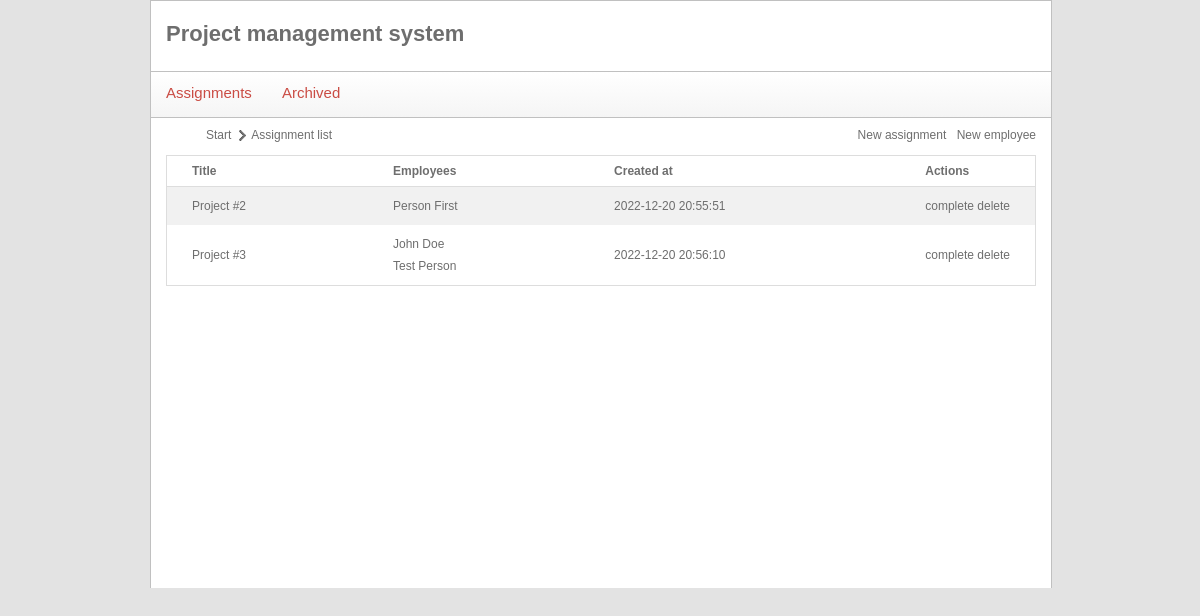
Screenshot of /index.php?module=assignment&action=list with the database file from the repository.
### tables this page shows
CREATE TABLE `assignments` (
  `id` int(11) NOT NULL,
  `is_complete` tinyint(1) NOT NULL DEFAULT 0,
  `title` varchar(255) DEFAULT NULL,
  `created_at` datetime NOT NULL DEFAULT current_timestamp(),
  `completed_at` datetime DEFAULT NULL
);

CREATE TABLE `employees` (
  `id` int(11) NOT NULL,
  `first_name` varchar(100) NOT NULL,
  `last_name` varchar(100) NOT NULL
);

### index.php (called while the page is built, shortened)
<?php
include 'utils/mysql.class.php';
$module = '';
if (isset($_GET['module'])) {
    $module = mysql::escape($_GET['module']);
}
$action = '';
if (isset($_GET['action'])) {
    $action = mysql::escape($_GET['action']);
}
$actionFile = "";
if (!empty($module) && !empty($action)) {
    $actionFile = "controllers/{$module}/{$module}_{$action}.php";
}
include 'views/main.php';

### utils/mysql.class.php (called while the page is built, shortened)
<?php
class mysql
{
    protected static $connection;
    public static function connect()
    {
        if (!isset(self::$connection)) {
            self::$connection = new mysqli(config::DB_SERVER, config::DB_USERNAME, config::DB_PASSWORD, config::DB_NAME);
        }
        return self::$connection;
    }
    public static function query($query)
    {
        $connection = mysql::connect();
        $result = $connection->query($query);
        return $result;
    }
    public static function select($query)
    {
        $rows = array();
        $result = mysql::query($query);
        while ($row = $result->fetch_assoc()) {
            $rows[] = $row;
        }
        return $rows;
    }
    public static function escape($field)
    {
        $connection = mysql::connect();
        return mysqli_real_escape_string($connection, $field);
    }
}

### controllers/assignment/assignment_list.php (called while the page is built)
<?php
include 'models/assignment.class.php';
include 'models/employee.class.php';
$assignmentsObj = new assignment();
$employeesObj = new employee();
$elementCount = $assignmentsObj->getAssignmentListCount();
include 'utils/paging.class.php';
$paging = new paging(config::NUMBER_OF_ROWS_IN_PAGE);
$paging->process($elementCount, $pageId);
$data = $assignmentsObj->getAssignmentList($paging->size, $paging->first);
include 'views/assignment/assignment_list.php';
?>

### utils/paging.class.php (called while the page is built, shortened)
<?php
class paging
{
    public $size;
    public function __construct($rowsPerPage)
    {
        $this->size = $rowsPerPage;
    }
    public function process($total, $currentPage)
    {
        $this->first = ($currentPage - 1) * $this->size;
    }
}
?>

### models/assignment.class.php (called while the page is built, shortened)
<?php
class assignment
{
    private $assignment_table = '';
    public function __construct()
    {
        $this->assignment_table = 'assignments';
    }
    public function getAssignmentList($limit = null, $offset = null)
    {
        $limitOffsetString = "";
        if (isset($limit)) {
            $limitOffsetString .= " LIMIT {$limit}";
            if (isset($offset)) {
                $limitOffsetString .= " OFFSET {$offset}";
            }
        }
        $query = "  SELECT *
					FROM `{$this->assignment_table}`
					WHERE `is_complete`='0'"
                    .$limitOffsetString;
        return mysql::select($query);
    }
}

### models/employee.class.php (called while the page is built, shortened)
<?php
class employee
{
    public function getEmployeeListByAssignment($id)
    {
        $query = "  SELECT `e`.`id`,
						   `e`.`first_name`,
         				   `e`.`last_name`
                        FROM `employees` `e`
                        INNER JOIN `assignments_employees` `ae` ON `e`.`id` = `ae`.`employee_id`
                        INNER JOIN `assignments` `a` ON `ae`.`assignment_id` = `a`.`id`
						WHERE `a`.`id`='{$id}' ";
        return mysql::select($query);
    }
}

### views/assignment/assignment_list.php (the view, shortened to what this page needs)
<ul id="pagePath">
    <li><a href="index.php">Start</a></li>
    <li>Assignment list</li>
</ul>
<div id="actions">
    <a href='index.php?module=<?php echo $module; ?>&action=create'>New assignment</a>
    <a href='index.php?module=employee&action=create'>New employee</a>
</div>
<table class="listTable">
    <tr>
        <th>Title</th>
        <th>Employees</th>
        <th>Created at</th>
        <th>Actions</th>
    </tr>
    <?php
    foreach ($data as $key => $val) {
        $employees = $employeesObj->getEmployeeListByAssignment($val['id']);
        $employeeString = "";
        foreach ($employees as $employee) {
            $employeeString .= $employee['first_name'] . " " . $employee['last_name'] . "<br>";
        }
        echo
            "<tr>"
            . "<td>{$val['title']}</td>"
            . "<td>{$employeeString}</td>"
            . "<td>{$val['created_at']}</td>"
            . "<td>"
            . "<a href='#' onclick='showConfirmDialog(\"{$module}\", \"{$val['id']}\", \"complete\" ); return false;' title=''>complete</a>&nbsp;"
            . "<a href='#' onclick='showConfirmDialog(\"{$module}\", \"{$val['id']}\", \"delete\"); return false;' title=''>delete</a>"
            . "</td>"
            . "</tr>";
    }
    ?>
</table>

### views/main.php (shortened to what this page needs)
<!DOCTYPE html PUBLIC "-//W3C//DTD XHTML 1.0 Transitional//EN"
        "http://www.w3.org/TR/xhtml1/DTD/xhtml1-transitional.dtd">
<html>
<head>
    <link rel="stylesheet" type="text/css" href="style/main.css" media="screen"/>
</head>
<body>
<div id="body">
    <div id="header">
        <h3 id="slogan"><a href="index.php">Project management system</a></h3>
    </div>
    <div id="content">
        <div id="topMenu">
            <li>
                <a href="index.php?module=assignment&action=list"
                   title="Assignments"<?php if ($module == 'assignment') {
                    echo 'class="active"';
                } ?>>Assignments</a>
            </li>
            <li>
                <a href="index.php?module=assignment&action=archived"
                   title="Archived"<?php if ($module == 'assignment') {
                    echo 'class="active"';
                } ?>>Archived</a>
            </li>
        </div>
        <div id="contentMain">
            <?php
            if (file_exists($actionFile)) {
                include $actionFile;
            }
            ?>
        </div>
    </div>
</div>
</body>
</html>

### style/main.css (style rules this page uses)
body { color: #6e6e6e; font-family: Verdana, Geneva, sans-serif; font-size: 12px; background-color: #e3e3e3; width: 900px; margin: 0px auto; }
a { color: #6e6e6e; text-decoration: none; }
#header { width: 900px; height: 70px; background-color: #fff; border: 1px solid #c0c0c0; float: left; }
#slogan { margin: 20px 0px 0px 15px; color: #E3564F; font-size: 22px; }
#content { width: 900px; background-color: #fff; border-left: 1px solid #c0c0c0; border-right: 1px solid #c0c0c0; float: left; }
#topMenu { width: 900px; height: 45px; border-bottom: 1px solid #c0c0c0; float: left; background: -webkit-linear-gradient(#fff, #f5f5f5); background: -o-linear-gradient(#fff, #f5f5f5); background: -moz-linear-gradient(#fff, #f5f5f5); background: linear-gradient(#fff, #f5f5f5); }
#topMenu li { float: left; list-style: none; margin: 12px 15px 12px 15px; }
#topMenu li a { font-size: 15px; }
#topMenu li a.active, #paging li.active a { color: #ca4c44; }
#contentMain { width: 870px; min-height: 470px; float: left; padding-left: 15px; padding-right: 15px; }
#contentMain table { margin-top: 3px; width: 100%; border-collapse: collapse; border: 1px solid #ddd; }
#contentMain table th { text-align: left; padding: 8px 25px; font-weight: bold; }
#contentMain table th:last-child { width: 40px; }
#contentMain table th:first-child { border-top-left-radius: 5px; moz-border-top-left-radius: 5px; }
#contentMain table th:last-child { border-top-right-radius: 5px; moz-border-top-right-radius: 5px; }
#contentMain table.listTable tr:nth-child(even) { background-color: #f1f1f1; }
#contentMain table td { padding: 8px 25px; text-align: center; line-height: 22px; text-align: left; }
#contentMain table tr:last-child td:first-child { border-bottom-left-radius: 5px; moz-border-bottom-left-radius: 5px; }
#contentMain table tr:last-child td:last-child { border-bottom-right-radius: 5px; moz-border-bottom-right-radius: 5px; }
#contentMain table.listTable tr:nth-child(odd) { background-color: #fff; border-bottom: 1px solid #ddd; }
#contentMain #pagePath { margin: 10px 0px 10px 0px; display: block; float: left; }
#contentMain #pagePath li { float: left; display: block; margin-right: 5px; background: url(images/page-path-separator.png) center right no-repeat; padding-right: 15px; }
#contentMain #pagePath li:last-child { background: none; }
#contentMain #actions { float: right; margin: 10px 0px 0px 0px; }
#contentMain #actions a { margin-left: 7px; }
ul { list-style-type: none; }

### rows the page displays
assignments: title "Project #2", created_at "2022-12-20 20:55:51"
employees: first_name "Person", last_name "First"
assignments: title "Project #3", created_at "2022-12-20 20:56:10"
employees: first_name "John", last_name "Doe"
employees: first_name "Test", last_name "Person"
